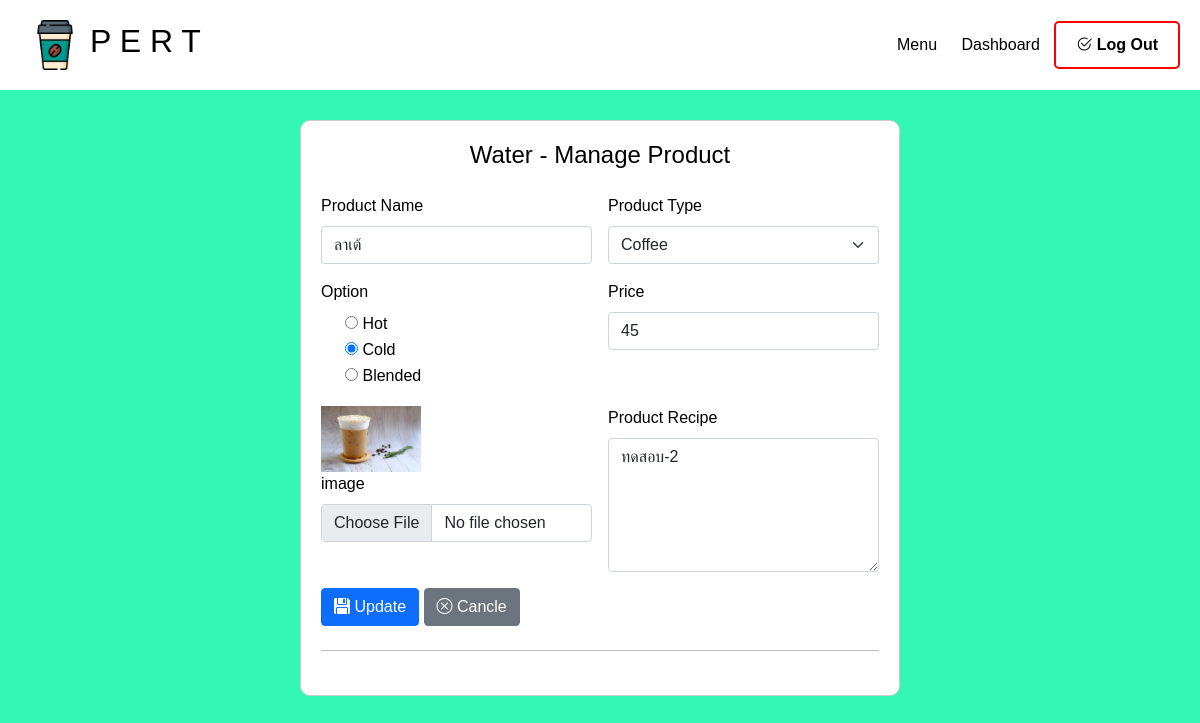
/Managerphp/water_config.php?id=4 (signed in), run on the app's committed database.
### tables this page shows
CREATE TABLE `water_menu` (
  `w_menuID` int(10) NOT NULL,
  `w_menuName` varchar(255) NOT NULL,
  `w_waterType` varchar(255) NOT NULL,
  `w_HotColdBlended` varchar(4) NOT NULL,
  `w_price` int(3) NOT NULL,
  `w_picture` varchar(255) NOT NULL
);

CREATE TABLE `recipe_of_water` (
  `rec_menuID` int(10) NOT NULL,
  `rec_description` varchar(500) DEFAULT NULL
);

### Managerphp/water_config.php (the view, shortened to what this page needs)
<?php
include '../condb/database.php';
$result = [
    'w_menuID' => '',
    'w_menuName' => '',
    'w_waterType' => '',
    'w_HotColdBlended' => '',
    'w_price' => '',
    'w_picture' => '',
];
if (!empty($_GET['id'])) {
    $query_product = mysqli_query($conn, "SELECT * FROM water_menu WHERE w_menuID = '{$_GET['id']}'");
    $result = mysqli_fetch_assoc($query_product);
    $recipe_query = mysqli_query($conn, "SELECT * FROM recipe_of_water WHERE rec_menuID = '{$_GET['id']}'");
    $recipe = mysqli_fetch_assoc($recipe_query);
}
?>
<!DOCTYPE html>
<html lang="en">
<head>
    <link href="https://cdn.jsdelivr.net/npm/bootstrap@5.0.2/dist/css/bootstrap.min.css" rel="stylesheet">
    <link rel="stylesheet" href="https://cdn.jsdelivr.net/npm/bootstrap-icons@1.11.3/font/bootstrap-icons.min.css">
    <link rel="stylesheet" href="../css/add_styles.css">
</head>
<body>
    <div class="nav">
        <div class="logo-container">
            <a href="#"><img src="../image/coffee-cup.png" class="logo" /></a>
            <h2>P E R T</h2>
        </div>
        <div class="links">
            <a href="index.php">Menu</a>
            <a href="#">Dashboard</a>
            <button id="LogoutBtn"><i class="bi bi-check2-circle"></i> Log Out</button>
        </div>
    </div>
    <div class="container">
        <div class="row justify-content-center">
            <div class="col-md-8 col-sm-12">
                <div class="form-container">
                    <h4 class="text-center mb-4">Water - Manage Product</h4>
                    <form action="../condb/water-configdb.php" method="post" enctype="multipart/form-data">
                        <div class="row g-3 mb-3">
                            <div class="col-sm-6">
                                <label class="form-label">Product Name</label>
                                <input type="text" name="product_name" class="form-control" value="<?php echo $result['w_menuName']; ?>">
                            </div>
                            <div class="col-sm-6">
                                <label class="form-label">Product Type</label>
                                <select name="product_type" class="form-select">
                                    <option value="coffee" <?php echo ($result['w_waterType'] == 'coffee') ? 'selected' : ''; ?>>Coffee</option>
                                </select>
                            </div>
                            <div class="col-sm-6">
                                <label class="form-label">Option</label>
                                <div class="form-check">
                                    <input type="radio" id="hot" name="temperature" value="Hot" <?php echo ($result['w_HotColdBlended'] == 'Hot') ? 'checked' : ''; ?>>
                                    <label for="hot">Hot</label><br>
                                </div>
                                <div class="form-check">
                                    <input type="radio" id="cold" name="temperature" value="Cold" <?php echo ($result['w_HotColdBlended'] == 'Cold') ? 'checked' : ''; ?>>
                                    <label for="cold">Cold</label><br>
                                </div>
                                <div class="form-check">
                                    <input type="radio" id="blended" name="temperature" value="Blen" <?php echo ($result['w_HotColdBlended'] == 'Blen') ? 'checked' : ''; ?>>
                                    <label for="blended">Blended</label><br>
                                </div>
                            </div>
                            <div class="col-sm-6">
                                <label class="form-label">Price</label>
                                <input type="text" name="price" class="form-control" value="<?php echo $result['w_price']; ?>">
                            </div>
                            <div class="col-sm-6">
                                <div>
                                    <?php if (!empty($result['w_picture'])) : ?>
                                        <img src="../image/menu/Water/<?php echo $result['w_picture']; ?>" width="100" alt="Product Image">
                                    <?php endif; ?>
                                </div>
                                <label for="formfile" class="form-label">image</label>
                                <input type="file" name="profile_image" class="form-control" accept="image/png, image/jpg, image/jpeg">
                            </div>
                            <div class="col-sm-6">
                                <label class="form-label">Product Recipe</label>
                                <?php if(!empty($_GET['id'])): ?>
                                    <textarea name="Recipe" class="form-control" cols="30" rows="5"><?php echo $recipe['rec_description']; ?></textarea>
                                <?php else: ?>
                                    <textarea name="Recipe" class="form-control" cols="30" rows="5"></textarea>
                                <?php endif; ?>
                            </div>
                        </div>
                        <?php if (empty($result['w_menuID'])) : ?>
                            <button type="submit" class="btn btn-primary"><i class="bi bi-floppy-fill"></i> Create</button>
                        <?php else : ?>
                            <button type="submit" class="btn btn-primary"><i class="bi bi-floppy-fill"></i> Update</button>
                        <?php endif; ?>
                        <a role="button" class="btn btn-secondary" href="index.php"><i class="bi bi-x-circle"></i> Cancle </a>
                        <hr class="my-4">
                    </form>
                </div>
            </div>
        </div>
    </div>
</body>
</html>

### css/add_styles.css (style rules this page uses)
body { background-color: #34f6b5; color: black; font-family: Arial, sans-serif; }
.container { max-width: 1200px; margin: 0 auto; }
.nav { background-color: white; display: flex; align-items: center; justify-content: space-between; padding: 20px; }
.nav a { color: black; text-decoration: none; margin: 0 10px; }
.nav button { border: none; background-color: green; color: black; padding: 10px 20px; border-radius: 5px; cursor: pointer; }
.logo-container { display: flex; align-items: center; }
.logo { max-width: 50px; max-height: 50px; }
.links button { border: 2px solid red; background-color: transparent; color: black; padding: 10px 20px; border-radius: 5px; cursor: pointer; font-weight: bold; transition: background-color 0.3s, border-color 0.3s; }

### Managerphp/water_config.php (style rules this page uses)
.form-container { background-color: white; border: 1px solid #ccc; border-radius: 10px; padding: 20px; max-width: 600px; margin: auto; margin-top: 30px; }

### data on the page
water_menu: product_name "ลาเต้", product_type "Coffee", w_HotColdBlended "☐ Hot", w_HotColdBlended "☑ Cold", w_HotColdBlended "☐ Blended", price "45", w_picture (picture)
recipe_of_water: Recipe "ทดสอบ-2"
